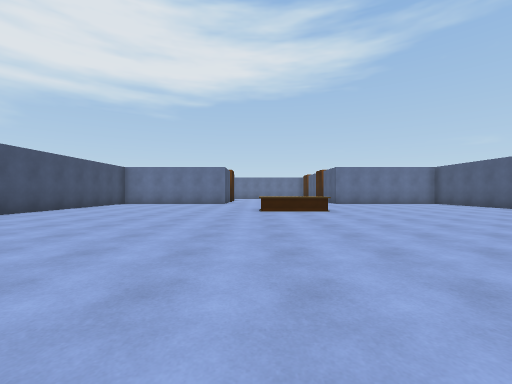
view 1 (above)

16 first-person views from a walk through a scene from a Unity 3-D project. The camera is 1.2 m above the floor, looks level and sees 90° across. The floor is counted in squares, 2.4 m on a side. Each view is taken from the middle of a square. On the plan, view 1 faces up. The plan holds only what a view shows up to about 9 squares ahead; the rest is blank. The player is left out. Surface patterns are stand-ins for the level's own textures.

view 2
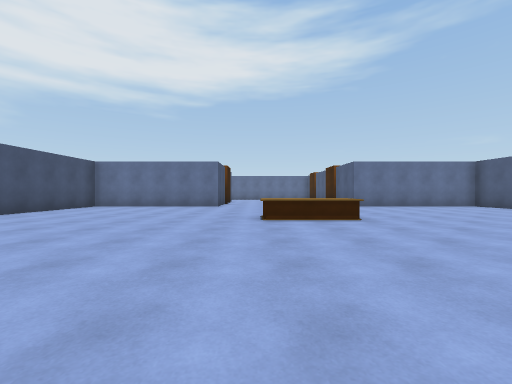

view 3
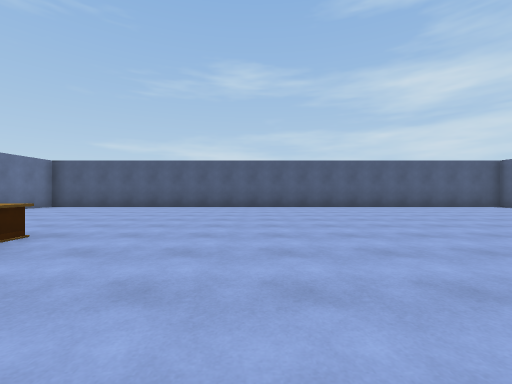

view 4
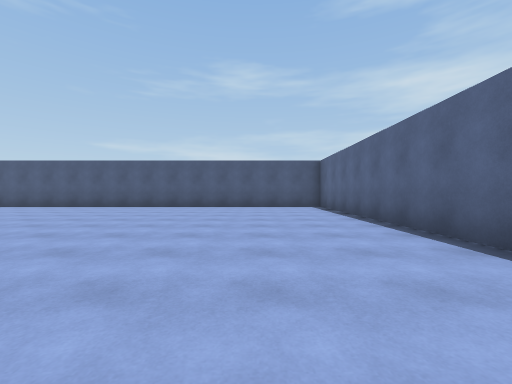

view 5
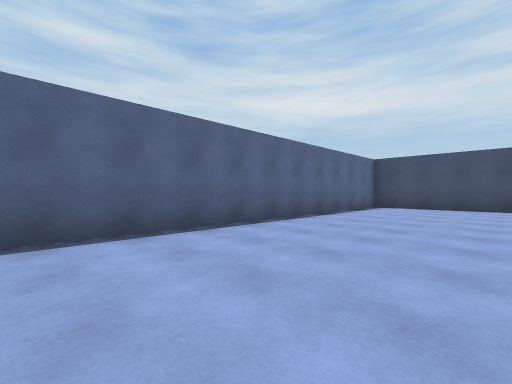

view 6
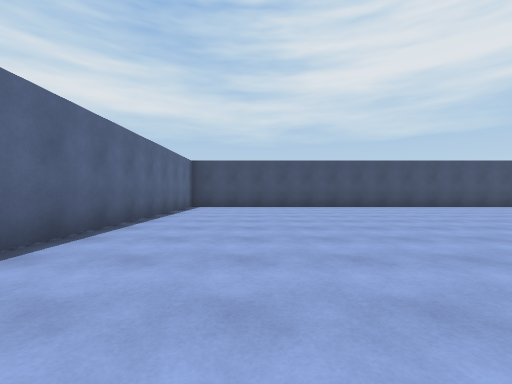

view 7
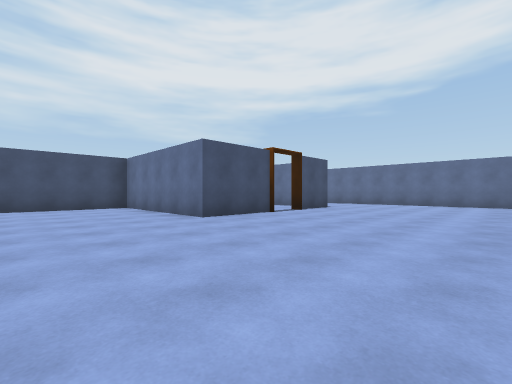

view 8
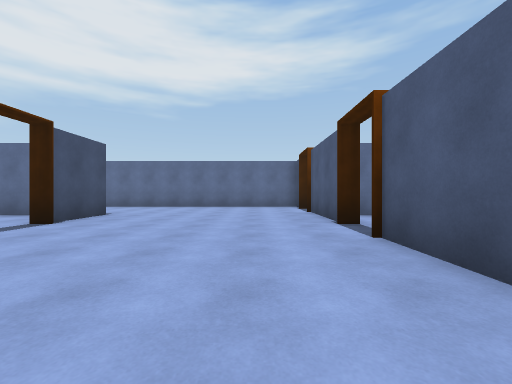

view 9
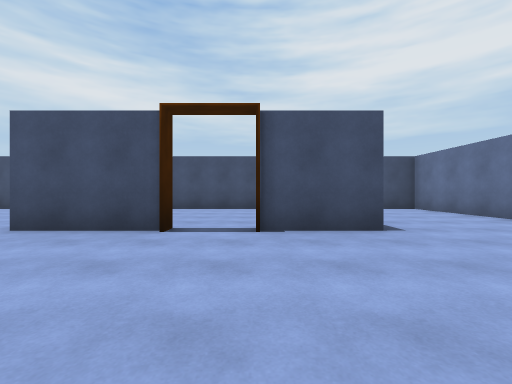

view 10
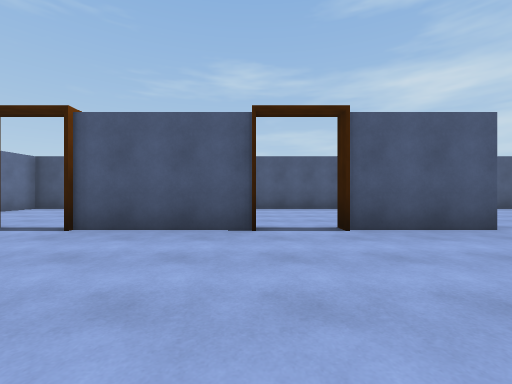

view 11
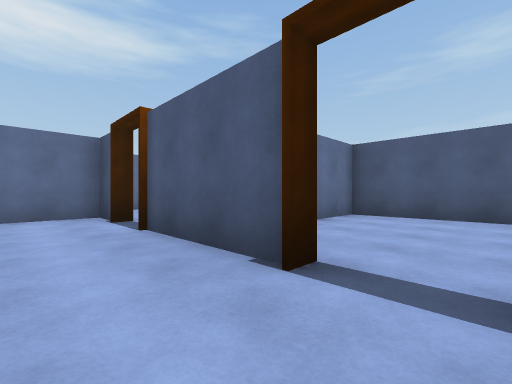

view 12
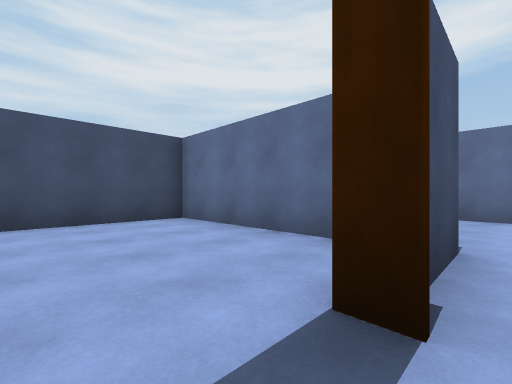

view 13
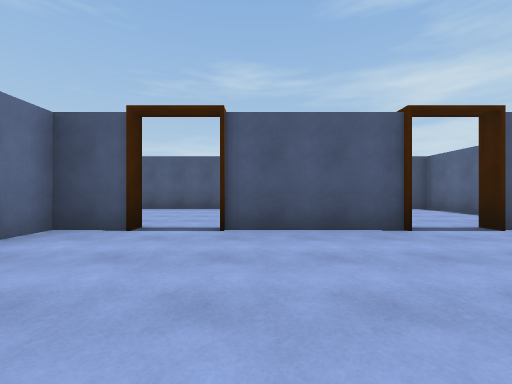

view 14
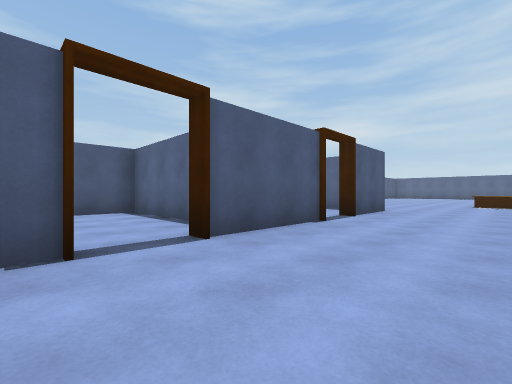

view 15
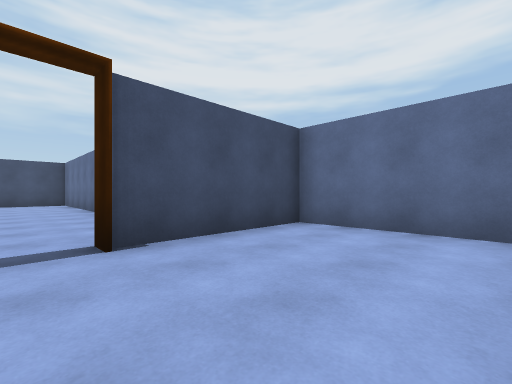

view 16
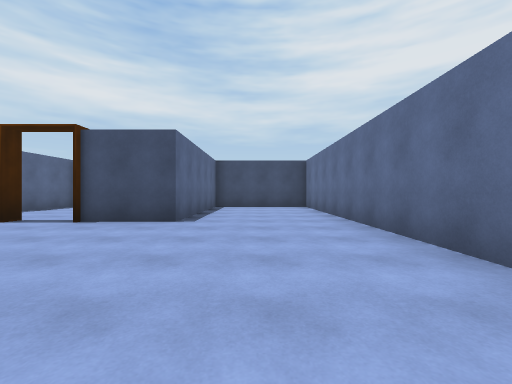

### Floor plan
Ten units are one square. View 1 is at (0, 0); x grows to the right and y downward. Boxes are objects, and circles mark ways between rooms. Rooms are numbered by the first view taken in them; rooms with no view inside come last. Other rooms are left out.
<svg viewBox="-61 -210 142 257">
<path fill="none" stroke="#000" d="M-16 -128 -13 -128 -13 -108 -55 -108 -55 42 76 42 76 -110M76 -108 34 -108 34 -129M34 -139 34 -165M-55 -156 -13 -156 -13 -140M35 -176 34 -176 34 -187 -55 -187 -55 -160M19 -65 1 -65M10 -72 19 -72M50 -156 76 -156M76 -160 76 -205 35 -205 35 -176M-22 -155 -56 -155M-55 -160 -55 -115M-13 -140 -16 -140M-55 -109 -35 -109M76 -155 60 -155M76 -110 76 -160M45 -109 76 -109"/>
<circle cx="30" cy="-170" r="3" fill="#2a7"/>
<circle cx="-10" cy="-130" r="3" fill="#2a7"/>
<circle cx="40" cy="-130" r="3" fill="#2a7"/>
<text x="10" y="-50">1</text>
<text x="50" y="-190">2</text>
<text x="-40" y="-140">3</text>
<text x="60" y="-140">4</text>
</svg>
Room 1 opens to room 2. Room 1 opens to room 3. Room 1 opens to room 4.

Where each view was taken, in squares from view 1:
view 1: 0 up, 0 right, facing up
view 2: 2 up, 0 right, facing up
view 3: 4 up, 1 left, facing right
view 4: 2 down, 1 left, facing right
view 5: 1 down, 3 right, facing down-left
view 6: 2 down, 3 right, facing left
view 7: 8 up, 3 right, facing up-left
view 8: 10 up, 2 right, facing up
view 9: 14 up, 2 right, facing left
view 10: 14 up, 0 right, facing right
view 11: 13 up, 2 right, facing up-right
view 12: 13 up, 1 left, facing up-left
view 13: 16 up, 0 right, facing right
view 14: 18 up, 1 right, facing down-right
view 15: 17 up, 6 right, facing up-left
view 16: 17 up, 3 right, facing left
